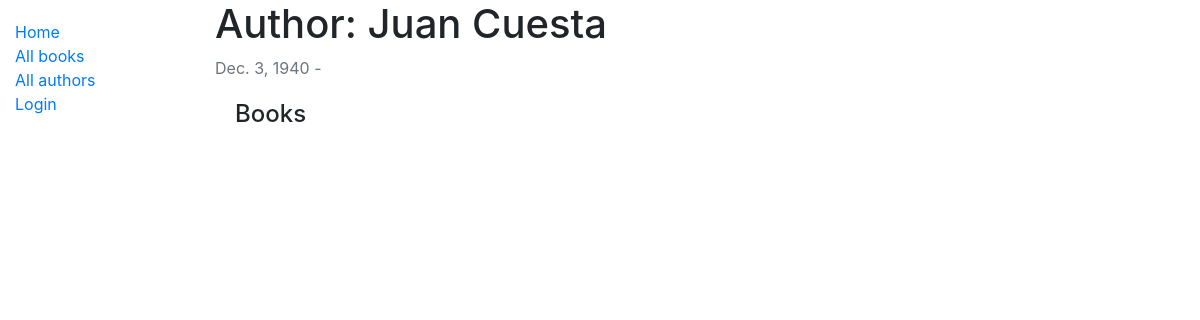
Before: /catalog/author/2 with the older database file.
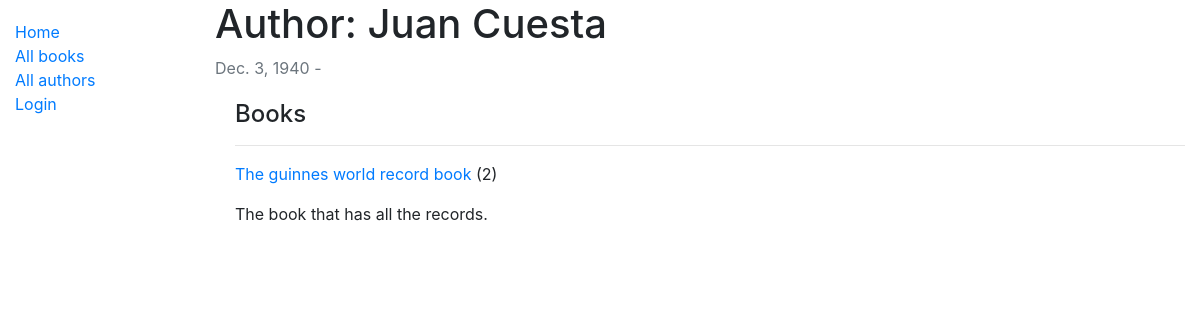
After: the same page with the newer database file.
### catalog/models.py (models this page shows, shortened)
class Book(models.Model):
    title = models.CharField(max_length=200)
    author = models.ForeignKey('Author', on_delete=models.SET_NULL, null=True)
    summary = models.TextField(max_length=1000, help_text='Enter a brief description of the book')
    isbn = models.CharField('ISBN', max_length=13,
                            help_text='13 Character <a href="https://www.isbn-international.org/content/what-isbn">ISBN number</a>')
    genre = models.ManyToManyField(Genre, help_text='Select a genre for this book')
    language = models.ForeignKey('Language', on_delete=models.SET_NULL, null=True)
    def display_genre(self):
        """Create a string for the Genre. This is required to display Genre on admin."""
        return ', '.join(genre.name for genre in self.genre.all()[:3])
    display_genre.short_description = 'Genre'

### catalog/views.py (the view)
# urls.py: path('author/<int:pk>', views.AuthorDetailView.as_view(), name='author-detail'),
class AuthorDetailView(generic.DetailView):
    model = Author

### catalog/templates/catalog/author_detail.html
{% extends "base_generic.html" %}
{% block content %}
    <h1>Author: {{ author.first_name }} {{ author.last_name }}</h1>
    <p class="text-muted">{{ author.date_of_birth }} - {% if author.date_of_death %} {{ author.date_of_death }} {% endif %}</p>
    <div style="margin-left: 20px;margin-top: 20px">
        <h4>Books</h4>
        {% for book in author.book_set.all %}
            <hr>
            <p><a href="{% url 'book-detail' book.id %}">{{ book.title }}</a> ({{ book.bookinstance_set.all.count }}) </p>
            <p>{{ book.summary }}</p>
        {% endfor %}
    </div>
{% endblock %}

Changed rows visible on the page:
added Book: title "The guinnes world record book", bookinstance_set.all.count "2", summary "The book that has all the records."
